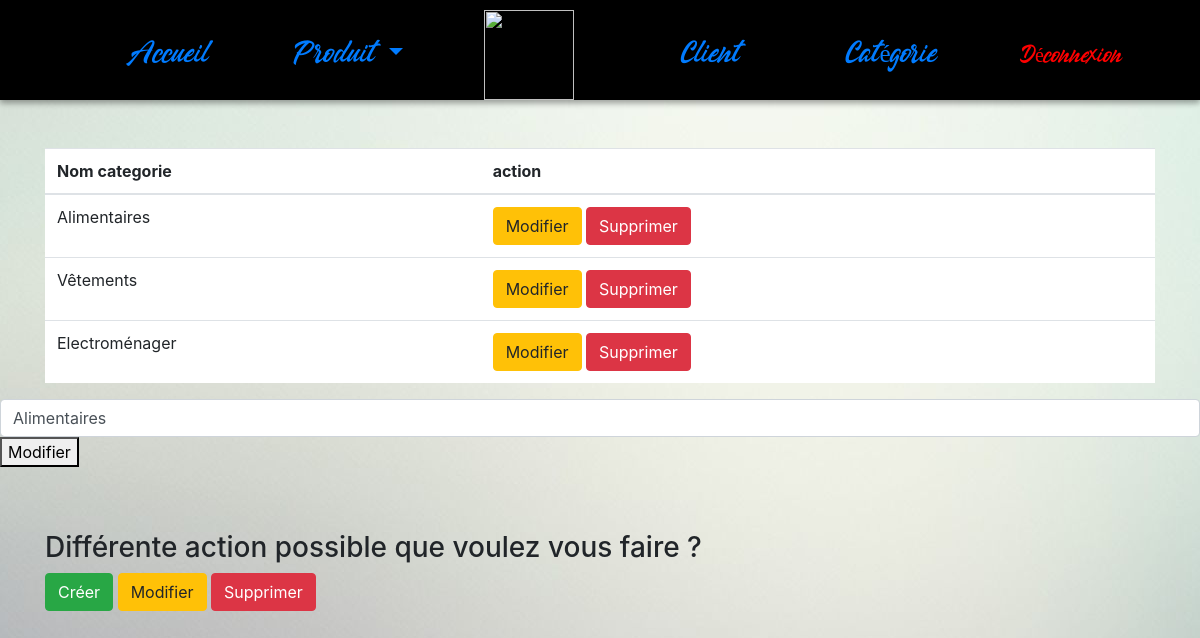
Page /Franck/categorie?action=2&cas=1 (signed in) on the committed database.
### tables this page shows
CREATE TABLE `categorie` (
  `id_c` int(11) NOT NULL,
  `nom_c` varchar(150) NOT NULL
);

### Franck/index.php (called while the page is built, shortened)
<?php
require "2-Controller/".$_GET['p'].".php";
require "template.php";

### Franck/1-Class/categorie.class.php (the view, shortened to what this page needs)
<?php
class categorie
{
    public $nom_c;
    public function __construct()
    {
        $this->nom_c = "";
    }
    public static function getCategories()
    {
        global $bdd;
        $req = $bdd->prepare("SELECT * FROM categorie");
        $req->execute();
        return $req->fetchAll(PDO::FETCH_ASSOC);
    }
    public function getLaCategorie($id)
    {
        $bdd = new PDO("mysql:host=".PARAM_hote.";port=".PARAM_port.";dbname="
            .PARAM_nom_bdd.";charset=utf8", PARAM_utilisateur, PARAM_mdp);
        $req = "SELECT * FROM categorie WHERE id_c = :id";
        $bind = array();
        $bind['id'] = $id;
        $res = $bdd->prepare($req);
        $res->execute($bind);
        $ligne = $res->fetch(PDO::FETCH_ASSOC);
        $this->nom_c = $ligne['nom_c'];
    }
    public function select()
    {
        $res = self::getCategories();
        ?>
        <div class="container mt-5">
            <table class="table" style="background: white">
                <thead>
                    <tr>
                        <th>Nom categorie</th>
                        <th>action</th>
                    </tr>
                </thead>
                <tbody>
            <?php
            foreach ($res as $key => $v)
            {
                ?>
                       <tr>
                        <td><?=$v['nom_c'];?></td>
                        <td>
                            <a href='<?=URL_HOME;?>/categorie?action=2&cas=<?=$v['id_c'];?>'>
                                <button class="btn btn-warning">Modifier</button>
                            </a>
                            <a href='<?=URL_HOME;?>/categorie?action=3&cas=<?=$v['id_c'];?>'>
                            <button class="btn btn-danger">Supprimer</button>
                            </a>
                        </td>
                      </tr>
            <?php
            }
            ?>
                </tbody>
            </table>
        </div>
        <?php
    }
        ?>
        <?php
    public function modifForm($id)
    {
        $this->getLaCategorie($id);
        ?>
            <div class="form-group">
                <form method="post">
                    <input type="text" class="form-control" value="<?=$this->nom_c ?>" name="nom_c">
                    <button type="submit" name="submit">Modifier</button>
                </form>
            </div>
        <?php
    }
}

### Franck/css/style.css (style rules this page uses)
body { background: url("fond.jpg") fixed no-repeat center; }

### rows in the picture
categorie: nom_c "Alimentaires"
categorie: nom_c "Vêtements"
categorie: nom_c "Electroménager"
